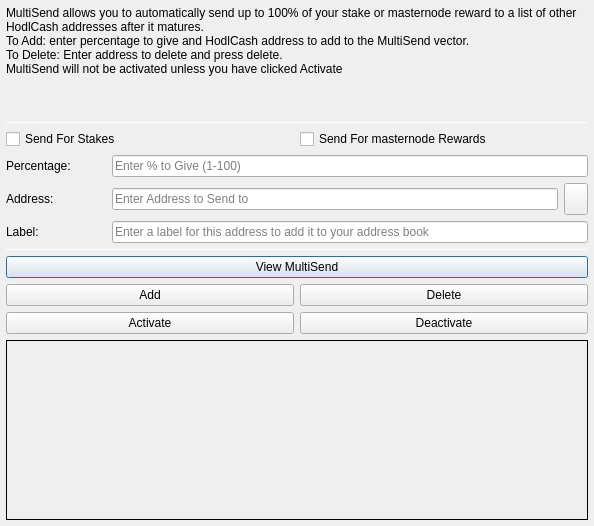
<?xml version="1.0" encoding="UTF-8"?>
<ui version="4.0">
 <class>MultiSendDialog</class>
 <widget class="QDialog" name="MultiSendDialog">
  <property name="windowModality">
   <enum>Qt::NonModal</enum>
  </property>
  <property name="geometry">
   <rect>
    <x>0</x>
    <y>0</y>
    <width>594</width>
    <height>526</height>
   </rect>
  </property>
  <property name="windowTitle">
   <string>MultiSend</string>
  </property>
  <layout class="QVBoxLayout" name="verticalLayout" stretch="0">
   <property name="leftMargin">
    <number>6</number>
   </property>
   <property name="topMargin">
    <number>6</number>
   </property>
   <property name="rightMargin">
    <number>6</number>
   </property>
   <property name="bottomMargin">
    <number>6</number>
   </property>
   <item>
    <layout class="QVBoxLayout" name="verticalLayout_Main" stretch="1,1,1,0,1,1,1">
     <item>
      <widget class="QLabel" name="label_2">
       <property name="lineWidth">
        <number>1</number>
       </property>
       <property name="text">
        <string>MultiSend allows you to automatically send up to 100% of your stake or masternode reward to a list of other HodlCash addresses after it matures.
To Add: enter percentage to give and HodlCash address to add to the MultiSend vector.
To Delete: Enter address to delete and press delete.
MultiSend will not be activated unless you have clicked Activate</string>
       </property>
       <property name="alignment">
        <set>Qt::AlignLeading|Qt::AlignLeft|Qt::AlignTop</set>
       </property>
       <property name="wordWrap">
        <bool>true</bool>
       </property>
      </widget>
     </item>
     <item>
      <widget class="Line" name="line">
       <property name="minimumSize">
        <size>
         <width>0</width>
         <height>1</height>
        </size>
       </property>
       <property name="maximumSize">
        <size>
         <width>16777215</width>
         <height>1</height>
        </size>
       </property>
       <property name="orientation">
        <enum>Qt::Horizontal</enum>
       </property>
      </widget>
     </item>
     <item>
      <layout class="QVBoxLayout" name="verticalLayout_Settings">
       <item>
        <layout class="QHBoxLayout" name="horizontalLayout">
         <item>
          <widget class="QCheckBox" name="multiSendStakeCheckBox">
           <property name="text">
            <string>Send For Stakes</string>
           </property>
          </widget>
         </item>
         <item>
          <widget class="QCheckBox" name="multiSendMasternodeCheckBox">
           <property name="text">
            <string>Send For masternode Rewards</string>
           </property>
          </widget>
         </item>
        </layout>
       </item>
       <item>
        <layout class="QHBoxLayout" name="horizontalLayout_6">
         <item>
          <widget class="QLabel" name="label">
           <property name="minimumSize">
            <size>
             <width>100</width>
             <height>0</height>
            </size>
           </property>
           <property name="toolTip">
            <string>Percentage of stake to send</string>
           </property>
           <property name="text">
            <string>Percentage:</string>
           </property>
          </widget>
         </item>
         <item>
          <widget class="QLineEdit" name="multiSendPercentEdit">
           <property name="toolTip">
            <string>Enter whole numbers 1 - 100</string>
           </property>
           <property name="placeholderText">
            <string>Enter % to Give (1-100)</string>
           </property>
          </widget>
         </item>
        </layout>
       </item>
       <item>
        <layout class="QHBoxLayout" name="horizontalLayout_7">
         <item>
          <widget class="QLabel" name="label_5">
           <property name="minimumSize">
            <size>
             <width>100</width>
             <height>0</height>
            </size>
           </property>
           <property name="toolTip">
            <string>Address to send portion of stake to</string>
           </property>
           <property name="text">
            <string>Address:</string>
           </property>
          </widget>
         </item>
         <item>
          <widget class="QLineEdit" name="multiSendAddressEdit">
           <property name="toolTip">
            <string/>
           </property>
           <property name="placeholderText">
            <string>Enter Address to Send to</string>
           </property>
          </widget>
         </item>
         <item>
          <widget class="QToolButton" name="addressBookButton">
           <property name="maximumSize">
            <size>
             <width>16777215</width>
             <height>32</height>
            </size>
           </property>
           <property name="toolTip">
            <string>Choose an address from the address book</string>
           </property>
           <property name="text">
            <string/>
           </property>
           <property name="icon">
            <iconset resource="../hodlcash.qrc">
             <normaloff>:/icons/address-book</normaloff>:/icons/address-book</iconset>
           </property>
           <property name="shortcut">
            <string>Alt+A</string>
           </property>
          </widget>
         </item>
        </layout>
       </item>
      </layout>
     </item>
     <item>
      <layout class="QHBoxLayout" name="horizontalLayout_3">
       <item>
        <widget class="QLabel" name="label_3">
         <property name="minimumSize">
          <size>
           <width>100</width>
           <height>0</height>
          </size>
         </property>
         <property name="text">
          <string>Label:</string>
         </property>
        </widget>
       </item>
       <item>
        <widget class="QLineEdit" name="labelAddressLabelEdit">
         <property name="placeholderText">
          <string>Enter a label for this address to add it to your address book</string>
         </property>
        </widget>
       </item>
      </layout>
     </item>
     <item>
      <widget class="Line" name="line_2">
       <property name="minimumSize">
        <size>
         <width>0</width>
         <height>1</height>
        </size>
       </property>
       <property name="maximumSize">
        <size>
         <width>16777215</width>
         <height>1</height>
        </size>
       </property>
       <property name="orientation">
        <enum>Qt::Horizontal</enum>
       </property>
      </widget>
     </item>
     <item>
      <layout class="QVBoxLayout" name="verticalLayout_Buttons">
       <item>
        <layout class="QHBoxLayout" name="horizontalLayout_4">
         <item>
          <widget class="QPushButton" name="viewButton">
           <property name="toolTip">
            <string/>
           </property>
           <property name="statusTip">
            <string>View MultiSend Vector</string>
           </property>
           <property name="text">
            <string>View MultiSend</string>
           </property>
          </widget>
         </item>
        </layout>
       </item>
       <item>
        <layout class="QHBoxLayout" name="horizontalLayout_2">
         <item>
          <widget class="QPushButton" name="addButton">
           <property name="toolTip">
            <string/>
           </property>
           <property name="statusTip">
            <string>Add to MultiSend Vector</string>
           </property>
           <property name="text">
            <string>Add</string>
           </property>
          </widget>
         </item>
         <item>
          <widget class="QPushButton" name="deleteButton">
           <property name="toolTip">
            <string/>
           </property>
           <property name="statusTip">
            <string>Delete Address From MultiSend Vector</string>
           </property>
           <property name="text">
            <string>Delete</string>
           </property>
          </widget>
         </item>
        </layout>
       </item>
       <item>
        <layout class="QHBoxLayout" name="horizontalLayout_5">
         <item>
          <widget class="QPushButton" name="activateButton">
           <property name="statusTip">
            <string>Activate MultiSend</string>
           </property>
           <property name="text">
            <string>Activate</string>
           </property>
          </widget>
         </item>
         <item>
          <widget class="QPushButton" name="disableButton">
           <property name="statusTip">
            <string>Deactivate MultiSend</string>
           </property>
           <property name="text">
            <string>Deactivate</string>
           </property>
          </widget>
         </item>
        </layout>
       </item>
      </layout>
     </item>
     <item>
      <widget class="QLabel" name="message">
       <property name="minimumSize">
        <size>
         <width>0</width>
         <height>180</height>
        </size>
       </property>
       <property name="frameShape">
        <enum>QFrame::Panel</enum>
       </property>
       <property name="frameShadow">
        <enum>QFrame::Plain</enum>
       </property>
       <property name="lineWidth">
        <number>1</number>
       </property>
       <property name="midLineWidth">
        <number>1</number>
       </property>
       <property name="text">
        <string/>
       </property>
       <property name="alignment">
        <set>Qt::AlignLeading|Qt::AlignLeft|Qt::AlignTop</set>
       </property>
       <property name="wordWrap">
        <bool>true</bool>
       </property>
      </widget>
     </item>
    </layout>
   </item>
  </layout>
 </widget>
 <resources>
  <include location="../hodlcash.qrc"/>
 </resources>
 <connections/>
</ui>
